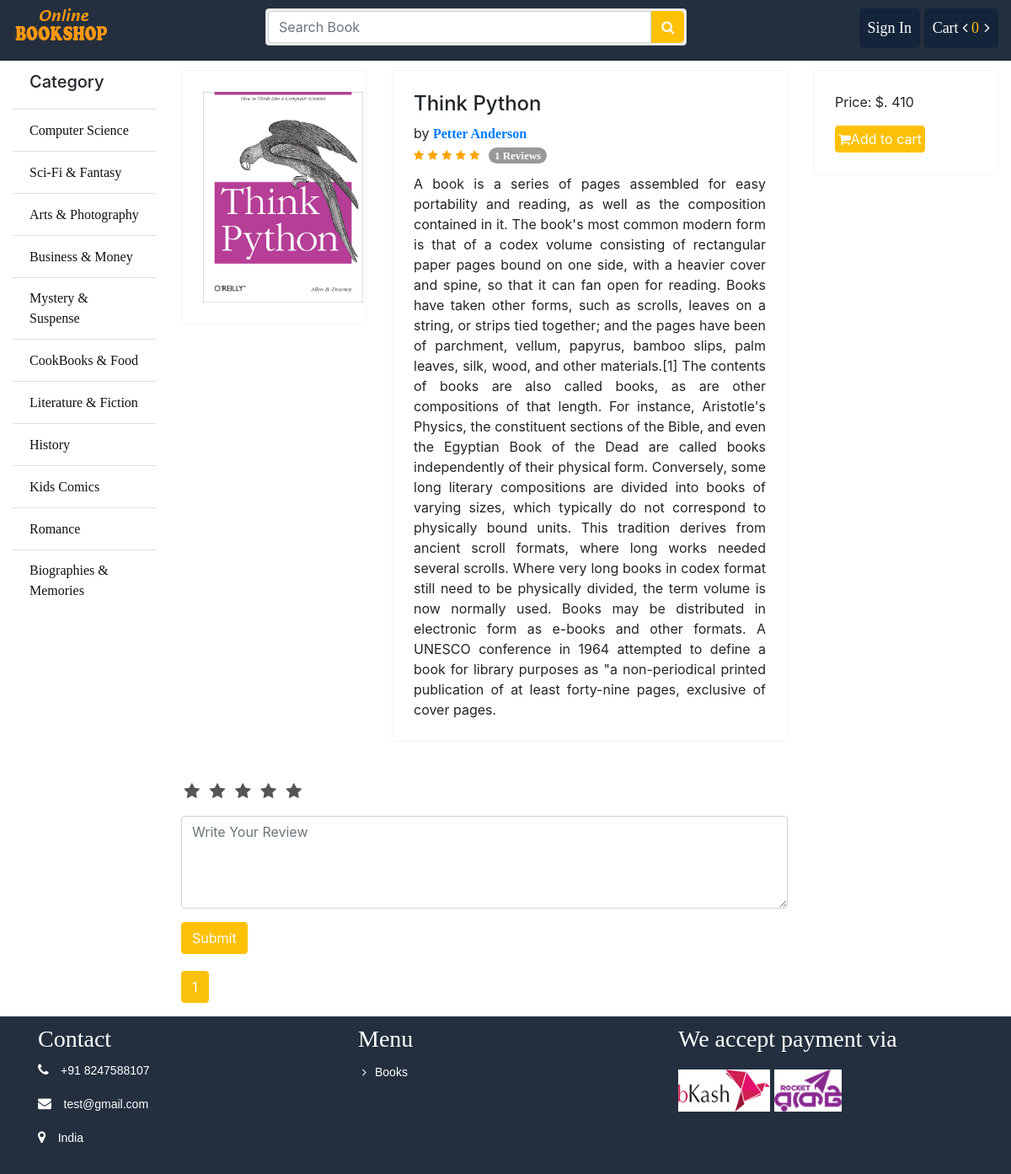
Screenshot of /book/1 with the database file from the repository.
### store/models.py (models this page shows, shortened)
class Category(models.Model):
	name = models.CharField(max_length = 100)
	slug = models.SlugField(max_length = 150, unique=True ,db_index=True)
	icon = models.FileField(upload_to = "category/")
	create_at = models.DateTimeField(auto_now_add = True)
	updated_at = models.DateTimeField(auto_now_add = True)

class Book(models.Model):
	writer = models.ForeignKey(Writer, on_delete = models.CASCADE)
	category = models.ForeignKey(Category, on_delete = models.CASCADE)
	name = models.CharField(max_length = 100)
	slug = models.SlugField(max_length=100, db_index=True)
	price = models.IntegerField()
	stock = models.IntegerField()
	coverpage = models.FileField(upload_to = "coverpage/")
	bookpage = models.FileField(upload_to = "bookpage/")
	created = models.DateTimeField(auto_now_add=True)
	updated = models.DateTimeField(auto_now=True)
	totalreview = models.IntegerField(default=1)
	totalrating = models.IntegerField(default=5)
	status = models.IntegerField(default=0)
	description = models.TextField()

class Writer(models.Model):
	name = models.CharField(max_length = 100)
	slug = models.SlugField(max_length=150, unique=True ,db_index=True)
	bio = models.TextField()
	pic = models.FileField(upload_to = "writer/")
	create_at = models.DateTimeField(auto_now_add = True)
	updated_at = models.DateTimeField(auto_now_add = True)
	def __str__(self):
		return self.name

### store/views.py (the view, shortened to what this page needs)
# urls.py: path('book/<int:id>', views.get_book, name="book"),
def get_book(request, id):
    form = ReviewForm(request.POST or None)
    book = get_object_or_404(Book, id=id)
    rbooks = Book.objects.filter(category_id=book.category.id)
    r_review = Review.objects.filter(book_id=id).order_by('-created')
    paginator = Paginator(r_review, 4)
    page = request.GET.get('page')
    rreview = paginator.get_page(page)
    context = {
        "book":book,
        "rbooks": rbooks,
        "form": form,
        "rreview": rreview
    }
    return render(request, "store/book.html", context)

### store/forms.py
class ReviewForm(forms.ModelForm):
    review_star = forms.IntegerField(widget=forms.HiddenInput(), initial=1)
    review_text = forms.CharField(widget=forms.Textarea(attrs={'rows': 4, 'placeholder': 'Write Your Review'}))
    class Meta:
        model = Review
        fields = [
            'review_star',
            'review_text'
        ]
    def __init__(self, *args, **kwargs):
        super(ReviewForm, self).__init__(*args, **kwargs)
        self.helper = FormHelper()
        self.helper.form_show_labels = False

### cart/cart.py (called while the page is built)
    def __len__(self):
        return sum(item['quantity'] for item in self.cart.values())

### store/context_processors.py (called while the page is built)
def sidebar(request):
	categories = Category.objects.all()
	context = {
		"cat":categories
	}
	return context

def cart(request):
	cart = Cart(request)
	context = {
		"cart": cart
	}
	return context

### store/templates/store/book.html (shortened to what this page needs)
{% extends 'store/base.html' %}
{% load static %}
{% load crispy_forms_tags %}
{% load customfunction %}
{% block container %}
			<div class="row">
				<div class="col-sm-12">
					<div class="row">
						<div class="col-sm-3">
							<div class="grid-item">
								<div class="view-details" style="cursor:pointer">
									<img id="product_image" class="lookInsideImg" src="{{ book.coverpage.url }}">
								</div>
							</div>
						</div>
						<div class="col-sm-6">
							<div class="product-information">
								<h4>{{ book.name }}</h4>
								<p style="margin: 0px">by <a style="font-weight:bold" href="{% url 'store:writer' id=book.writer.id %}">{{ book.writer }}</a></p>
								<div class='rating'>
									{{ book.totalrating|averagerating:book.totalreview }}
									<a href='#getreview'><span class='totalrating'>{{ book.totalreview|add:-1 }} Reviews</span></a>
								</div>
								<article class="text-justify" style="margin-top:10px;">
									{{ book.description }}
								</article>
							</div>
						</div>
						<div class="col-sm-3">
							<div class="pricebox">
								<p>Price: $. <span> {{ book.price }}</span></p>
								<button class="btn btn-warning" id="addTocart" data-book-id="{{ book.id }}">
									<i class="fa fa-shopping-cart""></i>Add to cart
								</button>
							</div>
						</div>
					</div>
				</div>
			    <div class="col-sm-9 mt-5" id="getreview">
					<div class="rating-stars text-left">
						<ul id="stars">
						  <li id="azaa" class="star" data-value="1"> <i class="fa fa-star fa-fw"></i> </li>
						  <li id="azbb" class="star" data-value="2"> <i class="fa fa-star fa-fw"></i> </li>
						  <li id="azcc" class="star" data-value="3"> <i class="fa fa-star fa-fw"></i> </li>
						  <li id="azdd" class="star" data-value="4"> <i class="fa fa-star fa-fw"></i> </li>
						  <li id="azee" class="star" data-value="5"> <i class="fa fa-star fa-fw"></i> </li>
						</ul>
					</div>
				   <form action="" method="POST" class="needs-validation" novalidate="">
						<div class="form-group">
							{{ form.review_text|as_crispy_field }}
						</div>
						<div class="form-group">
							<button class="btn btn-warning" type="submit" style="color: #fff">Submit </button>
						</div>
				   </form>
					<div class="d-pagination">
					    <ul class="pagination">
						{% for ord in rreview.paginator.page_range %}
							{% if rreview.number == ord %}
								<li class="page-item active">
									<span class="page-link">{{ ord }}
									</span>
								</li>
							{% elif ord > rreview.number|add:'-3' and ord < rreview.number|add:'3' %}
								<li class="page-item">
									<a class="page-link" href="?page={{ ord }}">{{ ord }}</a>
								</li>
							{% endif %}
						{% endfor %}
					    </ul>
					</div>
				</div>
			</div>
{% endblock %}

### store/templates/store/bin/sidebar.html
			<ul class="list-group list-group-flush">
				<li class="list-group-item"><h5>Category</h5></li>
				{% for p in cat %}
				<li class="list-group-item"><a href="{% url 'store:category' id=p.id %}">{{p.name}}</a></li>
				{% endfor %}
			</ul>

### store/static/css/style.css (style rules this page uses)
.titleheader > h3, a { font-family: "Times New Roman", Times, serif; display: inline-block; }
.totalrating { display: inline-block; min-width: 10px; padding: 3px 7px; font-weight: bold; line-height: 1; color: #fff; text-align: center; white-space: nowrap; background-color: #999; border-radius: 10px; margin-left: 6px; }
.rating span { font-size: 13px; }
.checked { color: orange; }
ul li { list-style: none; }
.list-group li a { color: #111; }
.page-link { color: #111!important; }
.page-item.active .page-link { z-index: 1; color: #fff!important; background-color: #fac10a!important; border-color: #ffc107!important; }
.btn-warning, .btn-warning:hover { color: #fff; }
.book-wrapper .btn, .pricebox .btn { padding: 3px }
.view-details { position: relative; border: 1px solid #F7F7F0; padding:25px; overflow: hidden; margin-top: 10px; }
.view-details img { max-height: 250px; transition: all 0.3s ease-in-out; }
.product-information, .pricebox { border: 1px solid #F7F7F0; padding:25px; margin-top: 10px; }
.rating-stars ul, .review-stars ul { list-style-type:none; padding:0; -moz-user-select:none; -webkit-user-select:none; }
.rating-stars ul > li.star { display:inline-block; }
.rating-stars ul > li.star > i.fa { color:#555; }
.rating-stars ul > li.star > i.fa { font-size:20px; }
.d-pagination { margin-top: 20px; }

### rows the page displays
Category: name "Computer Science"
Category: name "Sci-Fi & Fantasy"
Category: name "Arts & Photography"
Category: name "Business & Money"
Category: name "Mystery & Suspense"
Category: name "CookBooks & Food"
Category: name "Literature & Fiction"
Category: name "History"
Category: name "Kids Comics"
Category: name "Romance"
Category: name "Biographies & Memories"
Book: coverpage (picture), name "Think Python", writer "Petter Anderson", totalreview|add "1", description "A book is a series of pages assembled for easy portability and reading, as well as the composition contained in it. The book's most common modern form is that of a codex volume consisting of rectangular paper pages bound on one side, with a heavier cover and spine, so that it can fan open for reading. Books have taken other forms, such as scrolls, leaves on a string, or strips tied together; and the pages have been of parchment, vellum, papyrus, bamboo slips, palm leaves, silk, wood, and other materials.[1] The contents of books are also called books, as are other compositions of that length. For instance, Aristotle's Physics, the constituent sections of the Bible, and even the Egyptian…", price "410"

### other values shown
{{ cart|length }} "0"
{{ ord }} "1"
